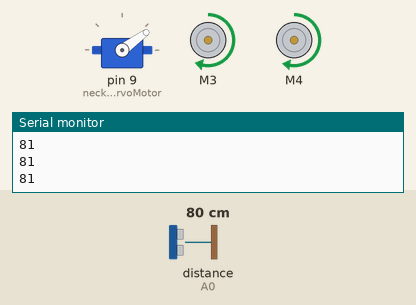
This sketch was run on a simulated Arduino Uno, built with avr-gcc and run on an emulated ATmega328P. Shown: servo, 2 × DC motor (green arrow = forward, orange = backward, longer = faster), the last lines printed to the serial monitor. Inputs (shaded band) come from the test bench; at power-on: distance to the obstacle (sensor on A0) 80 cm. The echo pulse lasts 58.3 µs per cm.

Above: at 7.8 s.
7.9 s: distance to the obstacle (sensor on A0) set to 31 cm
10.9 s: distance to the obstacle (sensor on A0) set to 28 cm
At 11.26 s:
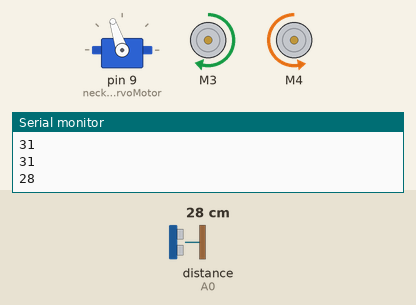
13.9 s: distance to the obstacle (sensor on A0) set to 22 cm
16.9 s: distance to the obstacle (sensor on A0) set to 18 cm
At 18.0 s:
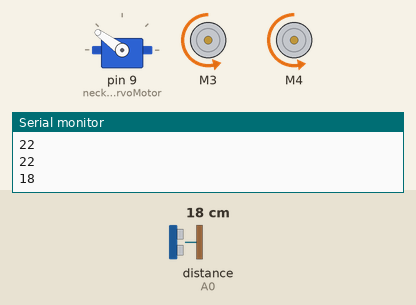
19.9 s: distance to the obstacle (sensor on A0) set to 35 cm
At 20.22 s:
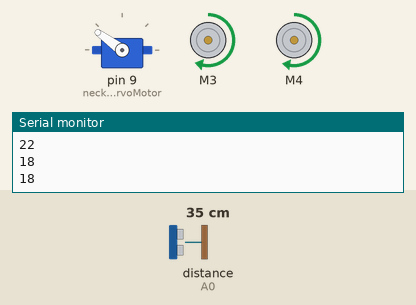
22.9 s: distance to the obstacle (sensor on A0) set to 2 cm
At 23.8 s:
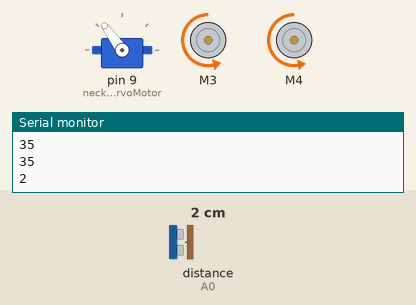
Timing chart, 0 to 26.9 s (numbered marks = the images above; inputs shaded):
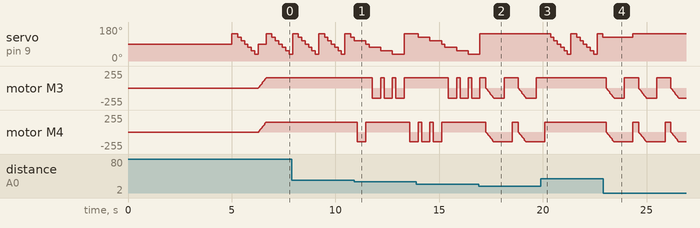

Measured:
- the behaviour switches between 30 and 29 cm on distance to the obstacle (sensor on A0) (found by bisection; images 0 and 1)
- the behaviour switches between 20 and 19 cm on distance to the obstacle (sensor on A0) (found by bisection; images 1 and 2)
- after the input at 10.9 s, motor M3: alternates forward 151/255 for 0.16 s and backward 151/255 for 0.40 s, starting after 0.89 s; motor M4: forward 148/255 → backward 148/255 after 0.16 s, → forward 148/255 0.40 s later, → backward 148/255 2.1 s later
- after the input at 16.9 s, servo on pin 9 (neckControllerServoMotor): goes on until 17.0 s, then stays 144°
- after the input at 19.9 s, servo on pin 9 (neckControllerServoMotor): ramps from 144° to 36° and jumps back, once every 1.3 s; motor M3: stays forward 151/255 (without the input it goes to backward 3/255 after 0.47 s); motor M4: goes on until 20.1 s, then stays forward 148/255
- after the input at 22.9 s, motor M3: ramps from forward 151/255 to backward 151/255 and jumps back, once every 1.6 s; motor M4: ramps from forward 148/255 to backward 148/255 and jumps back, once every 1.6 s

The sketch:

coche_robot__con_servo_javiersl.ino
```cpp
//Coche robot con sensor ultrasonico HC SR04 montado sobre motor SERVO
//y 2 ruedas con motores DC manejados con placa MOTOR SHIELD V1 de ADAFRUIT
//Javier S. Leyva
//Tomado de: https://www.youtube.com/watch?v=jQwYBc7YBXs

#include <AFMotor.h>
#include <Servo.h>
#include <NewPing.h>

#define TRIG_PIN A1
#define ECHO_PIN A0
#define MAX_DISTANCE_POSSIBLE 1000
#define MAX_SPEED 150 //
#define MOTORS_CALIBRATION_OFFSET 3 //para el motor izquierdo respecto del derecho
#define COLL_DIST 20 // distancia de colisión
#define TURN_DIST COLL_DIST+10 // distacia para girar
NewPing sonar(TRIG_PIN, ECHO_PIN, MAX_DISTANCE_POSSIBLE);

AF_DCMotor leftMotor(3, MOTOR12_8KHZ);
AF_DCMotor rightMotor(4, MOTOR12_8KHZ);
Servo neckControllerServoMotor;

int pos = 0;
int maxDist = 0;
int maxAngle = 0;
int maxRight = 0;
int maxLeft = 0;
int maxFront = 0;
int course = 0;
int curDist = 0;
String motorSet = "";
int speedSet = 0;


void setup() {
  Serial.begin(9600);
  neckControllerServoMotor.attach(9);
  neckControllerServoMotor.write(90);
  delay(5000);//durante 5s el servo mira hacia adelante.
  checkPath();
  motorSet = "FORWARD";
  neckControllerServoMotor.write(90);
  moveForward();
}


void loop() {
  checkForward();  //coche hacia adelante
  checkPath(); //va girando el sensor entre 144-36º y midiento la distancia a los obstáculos

}

void checkPath() { //va girando el sensor entre 144-36º y midiento la distancia a los obstáculos
  int curLeft = 0;
  int curFront = 0;
  int curRight = 0;
  int curDist = 0;
  neckControllerServoMotor.write(144);
  delay(120);
  for(pos = 144; pos >= 36; pos-=18)
  {
    neckControllerServoMotor.write(pos);
    delay(90);
    checkForward(); //mueve el coche hacia adelante
    curDist = readPing(); //cada 70 ms se lee la dist actual al obstáculo

    //while (curDist == 0){readPing();} //mientras lee 0 cm repite la lectura

    Serial.println(curDist);
    if (curDist>0 && curDist < COLL_DIST) { //hay que evitar el obstáculo de delante
      checkCourse(); //marcha atrás, para y define nueva ruta girando a DER o IZQU
      break;
    }
    if (curDist < TURN_DIST) {
      changePath(); //el robot gira y se reorienta a la DER o IZQU
    }
    if (curDist > curDist) {maxAngle = pos;}
    //se almacena el ángulo del sensor hacia donde la dist al obstaculo es mayor
    if (pos > 90 && curDist > curLeft) { curLeft = curDist;}
    if (pos == 90 && curDist > curFront) {curFront = curDist;}
    if (pos < 90 && curDist > curRight) {curRight = curDist;}
  }
  maxLeft = curLeft;
  maxRight = curRight;
  maxFront = curFront;
}

void setCourse() { //el robot se reorienta a la DER o a la IZQU
    if (maxAngle < 90) {turnRight();}
    if (maxAngle > 90) {turnLeft();}
    maxLeft = 0;
    maxRight = 0;
    maxFront = 0;
}

void checkCourse() { //hay que evitar el obstáculo que hay delante del robot
  moveBackward(); //se mueve marcha ATRÁS
  delay(500);
  moveStop(); //se DETIENE
  setCourse(); //el robot se reorienta a la DER o a la IZQU
}

void changePath() { //el robot se reorienta hacia la DER o la IZQU
  if (pos < 90) {lookLeft();}
  if (pos > 90) {lookRight();}
}


int readPing() { //el sensor mide la distancia hasta el obstáculo
  delay(70);
  unsigned int uS = sonar.ping();
  int cm = uS/US_ROUNDTRIP_CM;
  return cm;
}

void checkForward() { if (motorSet=="FORWARD") {leftMotor.run(FORWARD); rightMotor.run(FORWARD); } }

void checkBackward() { if (motorSet=="BACKWARD") {leftMotor.run(BACKWARD); rightMotor.run(BACKWARD); } }

void moveStop() {leftMotor.run(RELEASE); rightMotor.run(RELEASE);}

void moveForward() {
    motorSet = "FORWARD";
    leftMotor.run(FORWARD);
    rightMotor.run(FORWARD);
  for (speedSet = 0; speedSet < MAX_SPEED; speedSet +=2)
  {
    leftMotor.setSpeed(speedSet+MOTORS_CALIBRATION_OFFSET);
    rightMotor.setSpeed(speedSet);
    delay(5);
  }
}

void moveBackward() {
    motorSet = "BACKWARD";
    leftMotor.run(BACKWARD);
    rightMotor.run(BACKWARD);
  for (speedSet = 0; speedSet < MAX_SPEED; speedSet +=2)
  {
    leftMotor.setSpeed(speedSet+MOTORS_CALIBRATION_OFFSET);
    rightMotor.setSpeed(speedSet);
    delay(5);
  }
}

void turnRight() {
  motorSet = "RIGHT";
  leftMotor.run(FORWARD);
  rightMotor.run(BACKWARD);
  delay(400);
  motorSet = "FORWARD";
  leftMotor.run(FORWARD);
  rightMotor.run(FORWARD);
}

void turnLeft() {
  motorSet = "LEFT";
  leftMotor.run(BACKWARD);
  rightMotor.run(FORWARD);
  delay(400);
  motorSet = "FORWARD";
  leftMotor.run(FORWARD);
  rightMotor.run(FORWARD);
}

void lookRight() {rightMotor.run(BACKWARD); delay(400); rightMotor.run(FORWARD);}
void lookLeft() {leftMotor.run(BACKWARD); delay(400); leftMotor.run(FORWARD);}

//!!! If you see this error; 'No such file or directory'  Please see this tutorial; https://youtu.be/Es8D1q_b-c4
```
